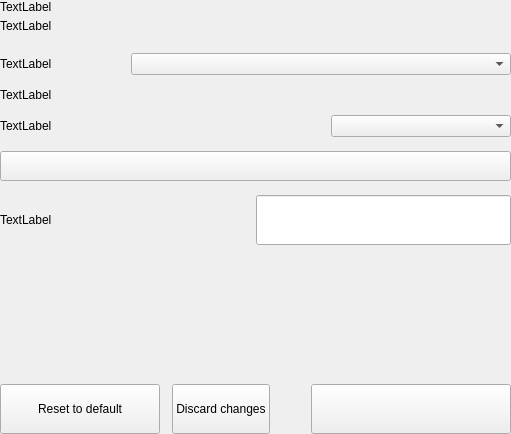
<?xml version="1.0" encoding="UTF-8"?>
<ui version="4.0">
 <class>SettingsDisplayOptionsWidget</class>
 <widget class="QWidget" name="SettingsDisplayOptionsWidget">
  <property name="geometry">
   <rect>
    <x>0</x>
    <y>0</y>
    <width>511</width>
    <height>434</height>
   </rect>
  </property>
  <property name="windowTitle">
   <string>Form</string>
  </property>
  <layout class="QVBoxLayout" name="verticalLayout">
   <property name="spacing">
    <number>0</number>
   </property>
   <property name="leftMargin">
    <number>0</number>
   </property>
   <property name="topMargin">
    <number>0</number>
   </property>
   <property name="rightMargin">
    <number>0</number>
   </property>
   <property name="bottomMargin">
    <number>0</number>
   </property>
   <item>
    <widget class="QWidget" name="left" native="true">
     <layout class="QVBoxLayout" name="verticalLayout_3">
      <property name="leftMargin">
       <number>0</number>
      </property>
      <property name="topMargin">
       <number>0</number>
      </property>
      <property name="rightMargin">
       <number>0</number>
      </property>
      <property name="bottomMargin">
       <number>0</number>
      </property>
      <item>
       <layout class="QVBoxLayout" name="verticalLayout_2">
        <property name="spacing">
         <number>0</number>
        </property>
        <item>
         <layout class="QHBoxLayout" name="horizontalLayout_3">
          <property name="spacing">
           <number>0</number>
          </property>
          <item>
           <layout class="QVBoxLayout" name="verticalLayoutTitle">
            <property name="spacing">
             <number>5</number>
            </property>
            <item>
             <widget class="QLabel" name="labelTitle">
              <property name="text">
               <string>TextLabel</string>
              </property>
             </widget>
            </item>
            <item>
             <widget class="QLabel" name="labelSubtitle1">
              <property name="text">
               <string>TextLabel</string>
              </property>
              <property name="wordWrap">
               <bool>true</bool>
              </property>
             </widget>
            </item>
           </layout>
          </item>
         </layout>
        </item>
        <item>
         <spacer name="verticalSpacer_2">
          <property name="orientation">
           <enum>Qt::Vertical</enum>
          </property>
          <property name="sizeType">
           <enum>QSizePolicy::Fixed</enum>
          </property>
          <property name="sizeHint" stdset="0">
           <size>
            <width>20</width>
            <height>20</height>
           </size>
          </property>
         </spacer>
        </item>
        <item>
         <layout class="QHBoxLayout" name="horizontalLayout_2">
          <item>
           <widget class="QLabel" name="labelTitleLanguage">
            <property name="text">
             <string>TextLabel</string>
            </property>
           </widget>
          </item>
          <item>
           <spacer name="horizontalSpacer_3">
            <property name="orientation">
             <enum>Qt::Horizontal</enum>
            </property>
            <property name="sizeHint" stdset="0">
             <size>
              <width>40</width>
              <height>20</height>
             </size>
            </property>
           </spacer>
          </item>
          <item>
           <widget class="QComboBox" name="comboBoxLanguage">
            <property name="minimumSize">
             <size>
              <width>380</width>
              <height>0</height>
             </size>
            </property>
            <property name="maximumSize">
             <size>
              <width>280</width>
              <height>16777215</height>
             </size>
            </property>
           </widget>
          </item>
         </layout>
        </item>
        <item>
         <spacer name="verticalThreads2">
          <property name="orientation">
           <enum>Qt::Vertical</enum>
          </property>
          <property name="sizeType">
           <enum>QSizePolicy::Fixed</enum>
          </property>
          <property name="sizeHint" stdset="0">
           <size>
            <width>20</width>
            <height>10</height>
           </size>
          </property>
         </spacer>
        </item>
        <item>
         <layout class="QHBoxLayout" name="horizontalPercentagezcart">
          <item>
           <widget class="QLabel" name="labelTitleUnit">
            <property name="text">
             <string>TextLabel</string>
            </property>
           </widget>
          </item>
          <item>
           <spacer name="horizontalSpacerPercentagezcart">
            <property name="orientation">
             <enum>Qt::Horizontal</enum>
            </property>
            <property name="sizeHint" stdset="0">
             <size>
              <width>40</width>
              <height>20</height>
             </size>
            </property>
           </spacer>
          </item>
          <item>
           <widget class="QValueComboBox" name="comboBoxUnit" native="true">
            <property name="minimumSize">
             <size>
              <width>180</width>
              <height>0</height>
             </size>
            </property>
            <property name="maximumSize">
             <size>
              <width>180</width>
              <height>16777215</height>
             </size>
            </property>
           </widget>
          </item>
         </layout>
        </item>
        <item>
         <spacer name="verticalDenomzcart">
          <property name="orientation">
           <enum>Qt::Vertical</enum>
          </property>
          <property name="sizeType">
           <enum>QSizePolicy::Fixed</enum>
          </property>
          <property name="sizeHint" stdset="0">
           <size>
            <width>20</width>
            <height>10</height>
           </size>
          </property>
         </spacer>
        </item>
        <item>
         <layout class="QHBoxLayout" name="horizontalDenomzcart">
          <item>
           <widget class="QLabel" name="labelTitleDigits">
            <property name="text">
             <string>TextLabel</string>
            </property>
           </widget>
          </item>
          <item>
           <spacer name="horizontalDenomzcart_1">
            <property name="orientation">
             <enum>Qt::Horizontal</enum>
            </property>
            <property name="sizeHint" stdset="0">
             <size>
              <width>40</width>
              <height>20</height>
             </size>
            </property>
           </spacer>
          </item>
          <item>
           <widget class="QComboBox" name="comboBoxDigits">
            <property name="minimumSize">
             <size>
              <width>180</width>
              <height>0</height>
             </size>
            </property>
            <property name="maximumSize">
             <size>
              <width>180</width>
              <height>16777215</height>
             </size>
            </property>
           </widget>
          </item>
         </layout>
        </item>
        <item>
         <spacer name="verticalSpacer_4">
          <property name="orientation">
           <enum>Qt::Vertical</enum>
          </property>
          <property name="sizeType">
           <enum>QSizePolicy::Minimum</enum>
          </property>
          <property name="sizeHint" stdset="0">
           <size>
            <width>20</width>
            <height>14</height>
           </size>
          </property>
         </spacer>
        </item>
        <item>
         <widget class="QPushButton" name="pushButtonSwitchBalance">
          <property name="minimumSize">
           <size>
            <width>0</width>
            <height>30</height>
           </size>
          </property>
          <property name="focusPolicy">
           <enum>Qt::NoFocus</enum>
          </property>
          <property name="text">
           <string/>
          </property>
          <property name="checkable">
           <bool>true</bool>
          </property>
         </widget>
        </item>
        <item>
         <spacer name="verticalSpacer_3">
          <property name="orientation">
           <enum>Qt::Vertical</enum>
          </property>
          <property name="sizeType">
           <enum>QSizePolicy::Preferred</enum>
          </property>
          <property name="sizeHint" stdset="0">
           <size>
            <width>20</width>
            <height>14</height>
           </size>
          </property>
         </spacer>
        </item>
        <item>
         <layout class="QHBoxLayout" name="horizontalLayout" stretch="1,1">
          <property name="spacing">
           <number>0</number>
          </property>
          <item>
           <widget class="QLabel" name="labelTitleUrl">
            <property name="text">
             <string>TextLabel</string>
            </property>
           </widget>
          </item>
          <item>
           <widget class="QLineEdit" name="lineEditUrl">
            <property name="minimumSize">
             <size>
              <width>0</width>
              <height>50</height>
             </size>
            </property>
            <property name="maximumSize">
             <size>
              <width>16777215</width>
              <height>50</height>
             </size>
            </property>
           </widget>
          </item>
         </layout>
        </item>
        <item>
         <spacer name="verticalSpacer">
          <property name="orientation">
           <enum>Qt::Vertical</enum>
          </property>
          <property name="sizeHint" stdset="0">
           <size>
            <width>20</width>
            <height>40</height>
           </size>
          </property>
         </spacer>
        </item>
        <item>
         <layout class="QHBoxLayout" name="horizontalLayout_7">
          <property name="spacing">
           <number>12</number>
          </property>
          <item>
           <widget class="QPushButton" name="pushButtonReset">
            <property name="minimumSize">
             <size>
              <width>160</width>
              <height>50</height>
             </size>
            </property>
            <property name="maximumSize">
             <size>
              <width>50</width>
              <height>16777215</height>
             </size>
            </property>
            <property name="focusPolicy">
             <enum>Qt::NoFocus</enum>
            </property>
            <property name="text">
             <string>Reset to default</string>
            </property>
           </widget>
          </item>
          <item>
           <widget class="QPushButton" name="pushButtonClean">
            <property name="minimumSize">
             <size>
              <width>0</width>
              <height>50</height>
             </size>
            </property>
            <property name="focusPolicy">
             <enum>Qt::NoFocus</enum>
            </property>
            <property name="text">
             <string>Discard changes</string>
            </property>
           </widget>
          </item>
          <item>
           <spacer name="horizontalSpacer_5">
            <property name="orientation">
             <enum>Qt::Horizontal</enum>
            </property>
            <property name="sizeType">
             <enum>QSizePolicy::Expanding</enum>
            </property>
            <property name="sizeHint" stdset="0">
             <size>
              <width>40</width>
              <height>20</height>
             </size>
            </property>
           </spacer>
          </item>
          <item>
           <widget class="QPushButton" name="pushButtonSave">
            <property name="minimumSize">
             <size>
              <width>200</width>
              <height>50</height>
             </size>
            </property>
            <property name="maximumSize">
             <size>
              <width>200</width>
              <height>50</height>
             </size>
            </property>
            <property name="focusPolicy">
             <enum>Qt::NoFocus</enum>
            </property>
            <property name="text">
             <string/>
            </property>
           </widget>
          </item>
         </layout>
        </item>
       </layout>
      </item>
     </layout>
    </widget>
   </item>
  </layout>
 </widget>
 <customwidgets>
  <customwidget>
   <class>QValueComboBox</class>
   <extends>QWidget</extends>
   <header>qvaluecombobox.h</header>
  </customwidget>
 </customwidgets>
 <resources/>
 <connections/>
</ui>
